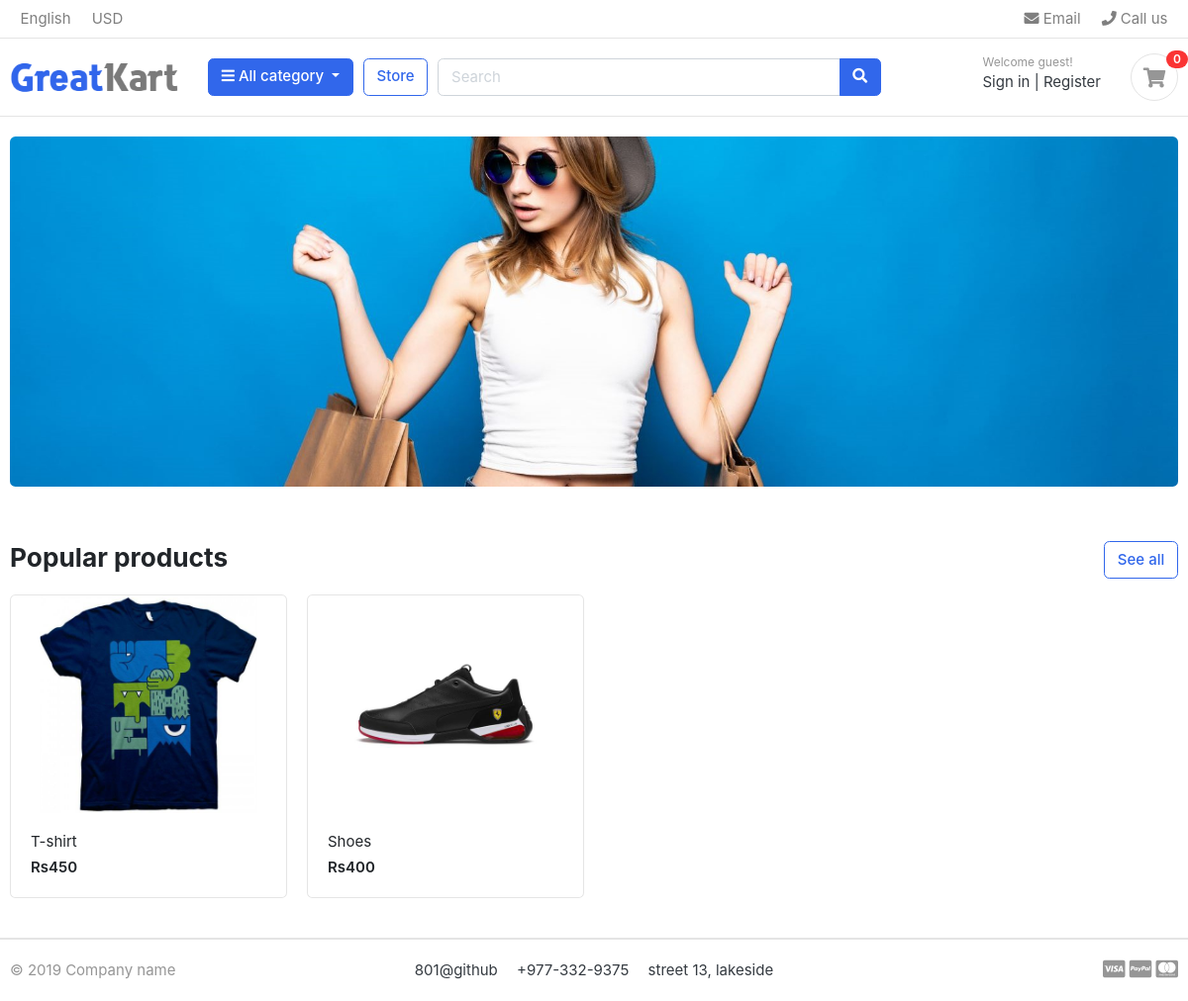
The page / on the database its author committed.
### store/models.py (models this page shows, shortened)
class Product(models.Model):
    product_name = models.CharField( max_length=200, unique=True)
    slug = models.SlugField(max_length=200, unique=True)
    description = models.TextField(max_length=200, blank=True)
    price = models.IntegerField()
    images = models.ImageField(upload_to='photos/products')
    stock = models.IntegerField()
    is_available =models.BooleanField(default=True)
    category =models.ForeignKey(Category,on_delete=models.CASCADE) # the product attached with the category will be deleted with on_delete
    created_date=models.DateTimeField(auto_now_add=True)
    modified_date=models.DateTimeField(auto_now=True)
    def get_url(self):
        return reverse('product_detail',args=[self.category.slug, self.slug])

### shoppingcart/views.py (the view)
# urls.py: path('',views.home,name='home'),
def home(request):
    products = Product.objects.all().filter(is_available=True)
    context={
        'products':products,
    }
    return render(request,'home.html',context)

### category/context_processors.py (called while the page is built)
def menu_links(request):
    links = Category.objects.all()
    return dict(links=links)#brings all the category list and store it in link variable

### category/models.py (called while the page is built)
    def get_url(self):
            return reverse('products_by_category',args=[self.slug])

### templates/home.html (shortened to what this page needs)
{% extends "base.html" %}
{% load static %}
{% block content%}
<section class="section-intro padding-y-sm">
<div class="container">
<div class="intro-banner-wrap">
	<img src="{% static 'images/banners/cover.jpg' %}"class="img-fluid rounded">
</div>
</div>
</section>
<section class="section-name padding-y-sm">
<div class="container">
<header class="section-heading">
	<a href="{% url 'store' %}" class="btn btn-outline-primary float-right">See all</a>
	<h3 class="section-title">Popular products</h3>
</header>
<div class="row">
	{% for product in products %}
	<div class="col-md-3">
		<div class="card card-product-grid">
			<a href="{{ product.get_url }}" class="img-wrap"> <img src="{{product.images.url }}"> </a>
			<figcaption class="info-wrap">
				<a href="{{ product.get_url }}" class="title">{{ product.product_name }}</a>
				<div class="price mt-1">Rs{{product.price}}</div>
			</figcaption>
		</div>
	</div>
	{% endfor %}
</div>
</div>
</section>
{% endblock%}

### static/css/ui.css (style rules this page uses)
html { font-family: "Inter", sans-serif; font-size: 15px; }
.img-wrap { text-align: center; display: block; }
.img-wrap img { max-width: 100%; }
.padding-y-sm { padding-top: 20px; padding-bottom: 20px; }
.section-heading { margin-bottom: 20px; margin-top: 15px; }
.section-title { color: #212529; }
[class*=card-product] a.title { color: #212529; display: block; }
[class*=card-product] .img-wrap { overflow: hidden; position: relative; }
[class*=card-product] .img-wrap img { height: 100%; max-width: 100%; width: auto; display: inline-block; -o-object-fit: cover; object-fit: cover; }
.card-product-grid { margin-bottom: 20px; }
.card-product-grid .img-wrap { border-radius: 0.2rem 0.2rem 0 0; height: 220px; }
.card-product-grid .info-wrap { overflow: hidden; padding: 18px 20px; }
.card .img-wrap { overflow: hidden; }
.price { font-weight: 600; color: #212529; }

### rows shown on the page
Product: images (picture), product_name "T-shirt", price "450"
Product: images (picture), product_name "Shoes", price "400"
